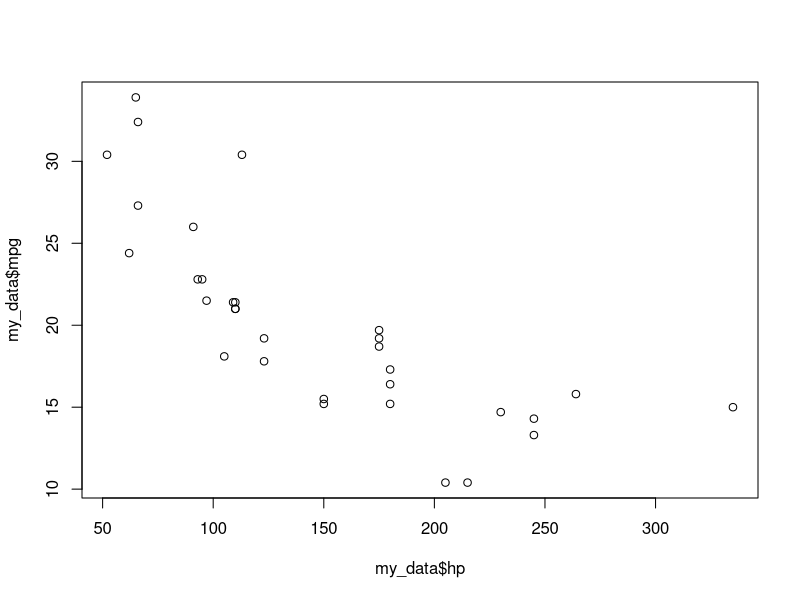
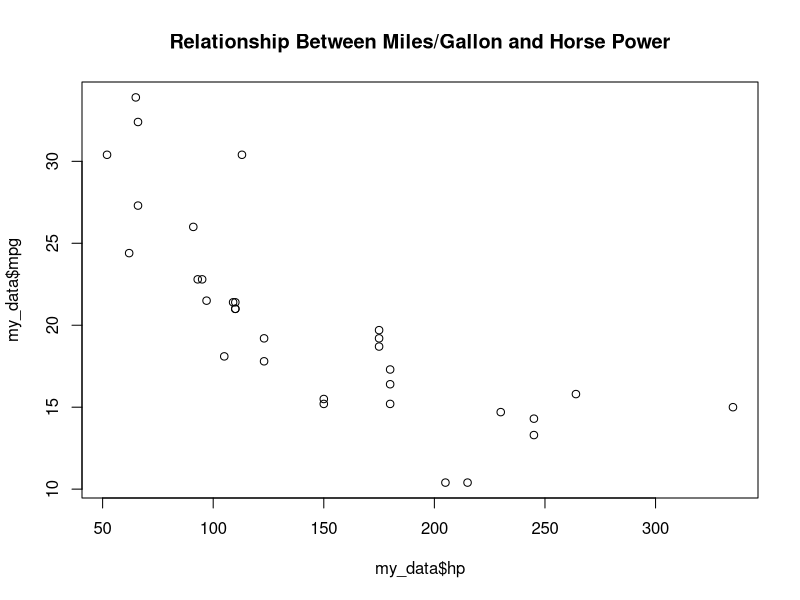
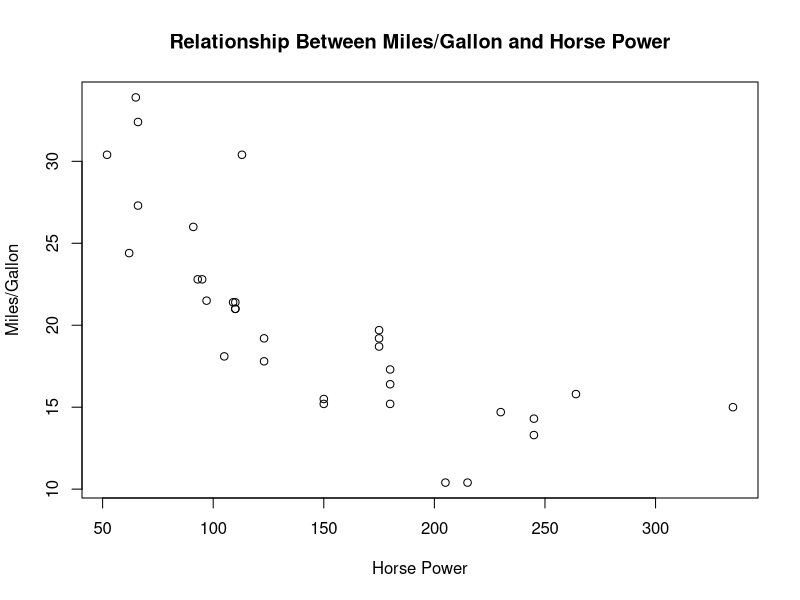
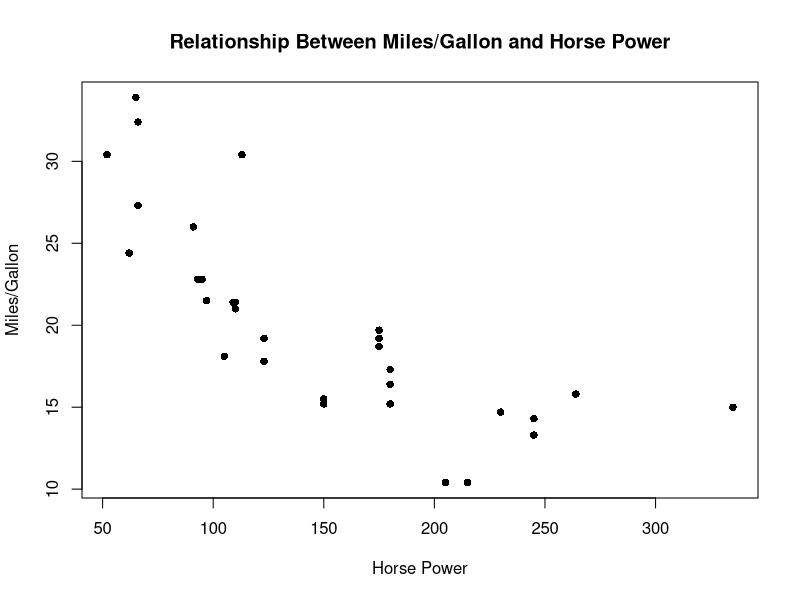
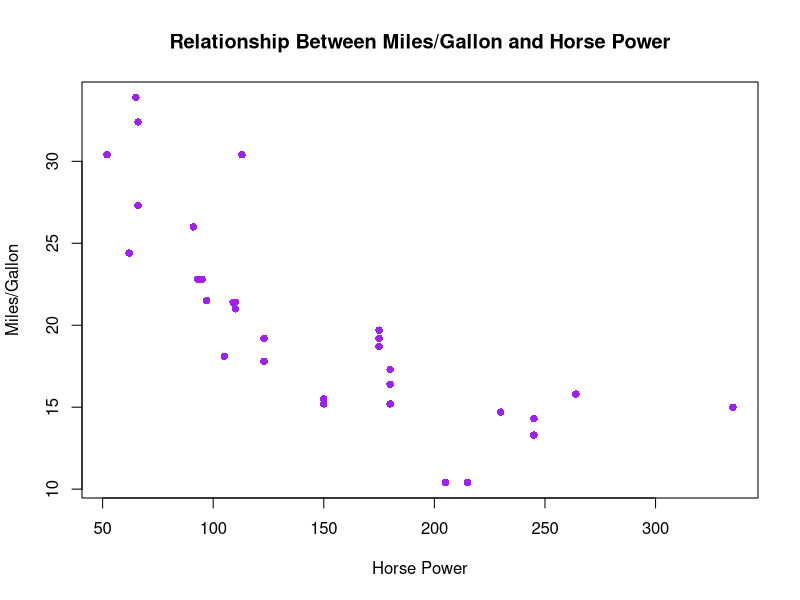
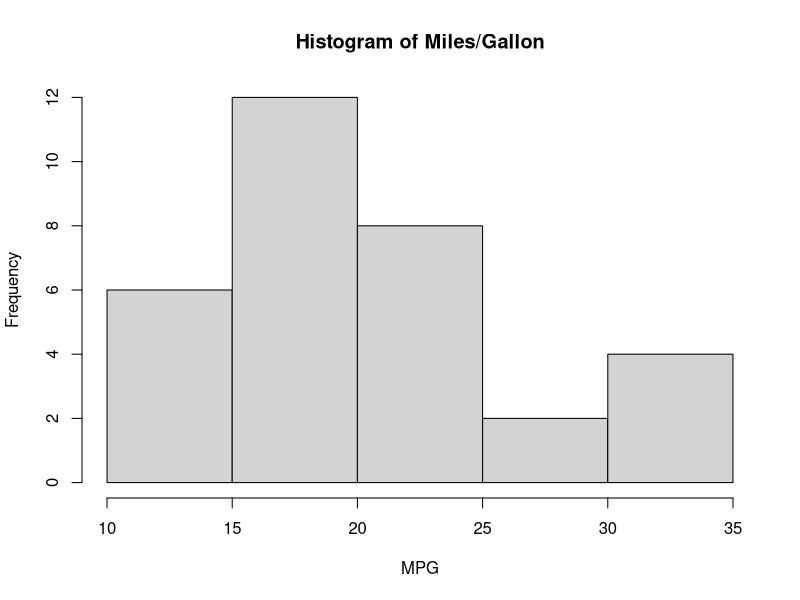
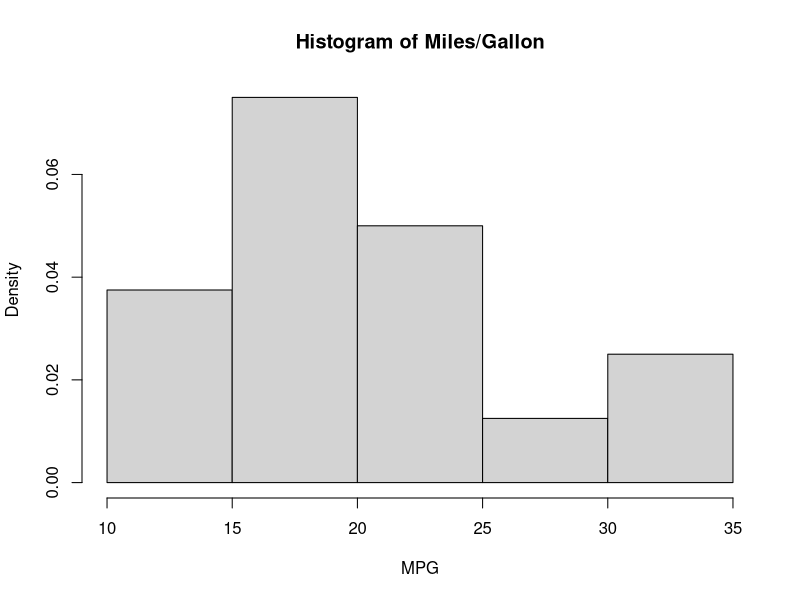
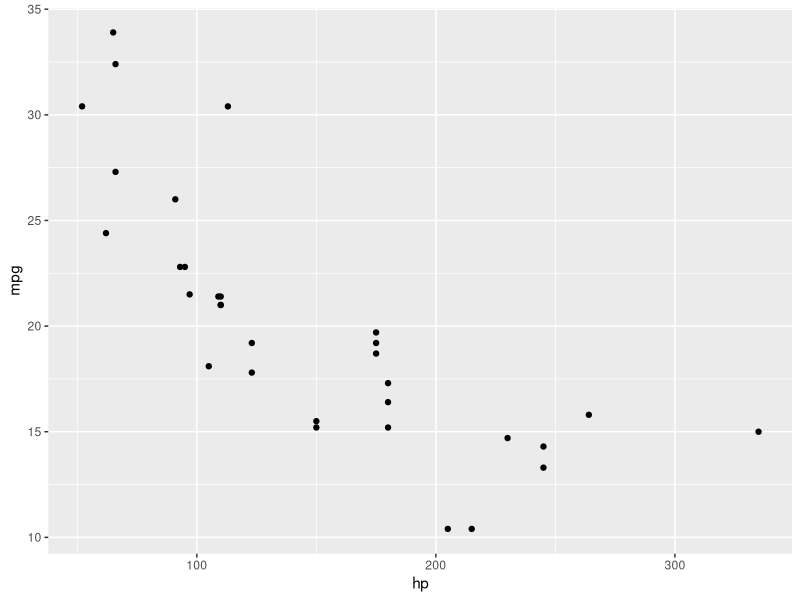

Recreate these plots in R, in order.
## ---- chunk 1
knitr::opts_chunk$set(echo = TRUE)

# Set root directory 
require("knitr")
opts_knit$set(root.dir = "~/AAE 770 - math/R_Materials_AAE636_Zhidong/Bethany/")
## ---- chunk 2
# Load packages
library(dplyr)
library(ggplot2)
library(gridExtra)

my_data <- mtcars
glimpse(my_data)
# ?mtcars includes variable definitions

## ---- chunk 3
# Basic scatterplot
plot(x = my_data$hp, y = my_data$mpg)

# Add a title
plot(x = my_data$hp, y =my_data$mpg, 
     main = "Relationship Between Miles/Gallon and Horse Power")

# Change labels of the axes
plot(x = my_data$hp, y =my_data$mpg, 
     main = "Relationship Between Miles/Gallon and Horse Power",
     xlab = "Horse Power", 
     ylab = "Miles/Gallon")

# Change style of point
plot(x = my_data$hp, y =my_data$mpg, 
     main = "Relationship Between Miles/Gallon and Horse Power",
     xlab = "Horse Power", 
     ylab = "Miles/Gallon",
     pch = 16) 

# Change color of plot
plot(x = my_data$hp, y =my_data$mpg, 
     main = "Relationship Between Miles/Gallon and Horse Power",
     xlab = "Horse Power", 
     ylab = "Miles/Gallon",
     pch = 16,
     col = "purple") 

# Basic histogram (with frequency count)
hist(my_data$mpg, 
     freq = TRUE, 
     main = "Histogram of Miles/Gallon", 
     xlab = "MPG")

# Basic histogram (with relative frequency)
hist(my_data$mpg, 
     freq = FALSE, 
     main = "Histogram of Miles/Gallon", 
     xlab = "MPG")

# Save your plot
# pdf("file_path/plot_name.pdf")
# plot(x = my_data$hp, y = my_data$mpg)
# dev.off()

## ---- chunk 4

# Basic scatterplot
ggplot(data = my_data, # specify the data
       aes(x = hp, y = mpg)) + # specify the variables (x, y axes)
         geom_point()  # specify how to represent the data points, can add aesthetic options here

# Save the plot as an object and add more aethetic layers
plot.mpg.hp <- ggplot(data = my_data,
                      aes(x = hp, y = mpg)) +
                        geom_point(colour = "purple", shape = 18, size = 3) + # Specify color, shape, and size of points
                        ggtitle("Miles/Gallon vs Horse Power") + # Add title
                        ylab("Miles/Gallon") + # Label y-axis
                        xlab("Horse Power") + # Label x-axis
                        theme(title = element_text(size=12, face = 'bold'), # Increase title font size and make bold
                              plot.title = element_text(hjust = 0.5)) # Center title
  
# Type ?pch in your console to see the corresponding numeric values for different plotting characters. 

## ---- chunk 5

# Basic histogram
ggplot(data = my_data, # specify the data
       aes(mpg)) + # specify the variable of interest
        geom_histogram(bins = 8, fill = "blue", alpha = .7) + # Specify number of bins, color, and transparency
        ggtitle("Histogram of Horse Power") + # Add title
        xlab("Horse Power") + # Label x-axis
        ylab("Count") # Label y-axis

# Save the plot as an object
hist.mpg <- ggplot(data = my_data, # specify the data
       aes(mpg)) + # specify the variable of interest
        geom_histogram(bins = 8, fill = "blue", alpha = .7) + # Specify number of bins, color, and transparency
        ggtitle("Histogram of Horse Power") + # Add title
        xlab("Horse Power") + # Label x-axis
        ylab("Count") # Label y-axis

# Export the plot to a PDF
# Note the "~" is a relative file path. It is relative to your R working directory, 
# which can be identified using getwd()
ggsave(filename = "~/AAE 770 - math/R_Materials_AAE636_Zhidong/Bethany/mpg-hp.pdf", # Specify location to save file
       hist.mpg, # Specify plot to save
       device = "pdf")

## ---- chunk 6

# Scatterplot: MPG vs weight
# Change color of dots based on manual vs. automatic transmission
scatter1 <- ggplot(data = my_data,
                  aes(x = wt, y = mpg, 
                      color = factor(am, labels = c("Automatic", "Manual")))) + # factor converts this from a continuous variable to a discrete variable. Also add labels for legend to replace 0/1 values
                    geom_point(shape = 18, size = 3) + # Specify shape and size of points
                    xlim(0,6) + # Specify x-axis range
                    ylim(0,40) + # Specify y-axis range
                    labs(title = "MPG vs Weight", # Add title
                         x = "Weight (1,000 pounds)", # Label x-axis
                         y = "Miles per Gallon", # Label y-axis
                         color = "Transmission Type") + # Legend header 
                    theme(title = element_text(size=12, face = 'bold'), # Increase title font size and make bold
                          plot.title = element_text(hjust = 0.5), # Center title
                          legend.position = c(.85, .9)) # Specify legend position

scatter1

# Bar chart: Miles per gallon

# Start by arranging the data by miles per gallon
my_data_2 <- my_data %>%
  mutate(make_model = rownames(my_data))  # Preserve the car make and model info, which is stored as row names


bar1 <- ggplot(my_data_2,
               aes(x = reorder(make_model, mpg), y = mpg, fill = mpg)) + # Sort by mpg, descending
          geom_bar(stat = "identity") + # Specify the height of bars is equal to the data value
          scale_fill_gradient(low = "green", high = "black") + # Specify bar fill colors
          labs(title = "MPG by car make and model",
               x = "Make and Model",
               y = "Miles Per Gallon") +
          theme(legend.position = "none", # Remove legend
                plot.title = element_text(hjust = 0.5)) + # Center title
          coord_flip() # Transpose the plot for horizontal bars

bar1
  

## ---- chunk 7

# install.packages("gridExtra")
gridExtra::grid.arrange(scatter1, bar1, ncol=2)

## ---- chunk 8

# Scatterplots of MPG vs weight, by transmission type

ggplot(data = my_data,
              aes(x = wt, y = mpg)) + 
                geom_point(shape = 18, size = 3) + # Specify shape and size of points
                xlim(0,6) + # Specify x-axis range
                ylim(0,40) + # Specify y-axis range
                labs(title = "MPG vs Weight", # Add title
                     x = "Weight (1,000 pounds)", # Label x-axis
                     y = "Miles per Gallon") + # Label y-axis
                theme(title = element_text(size=12, face = 'bold'), # Increase title font size and make bold
                      plot.title = element_text(hjust = 0.5)) + # Center title
                facet_grid(cols = vars(factor(am, labels = c("Automatic", "Manual")))) # Specify facet variable and manually label

